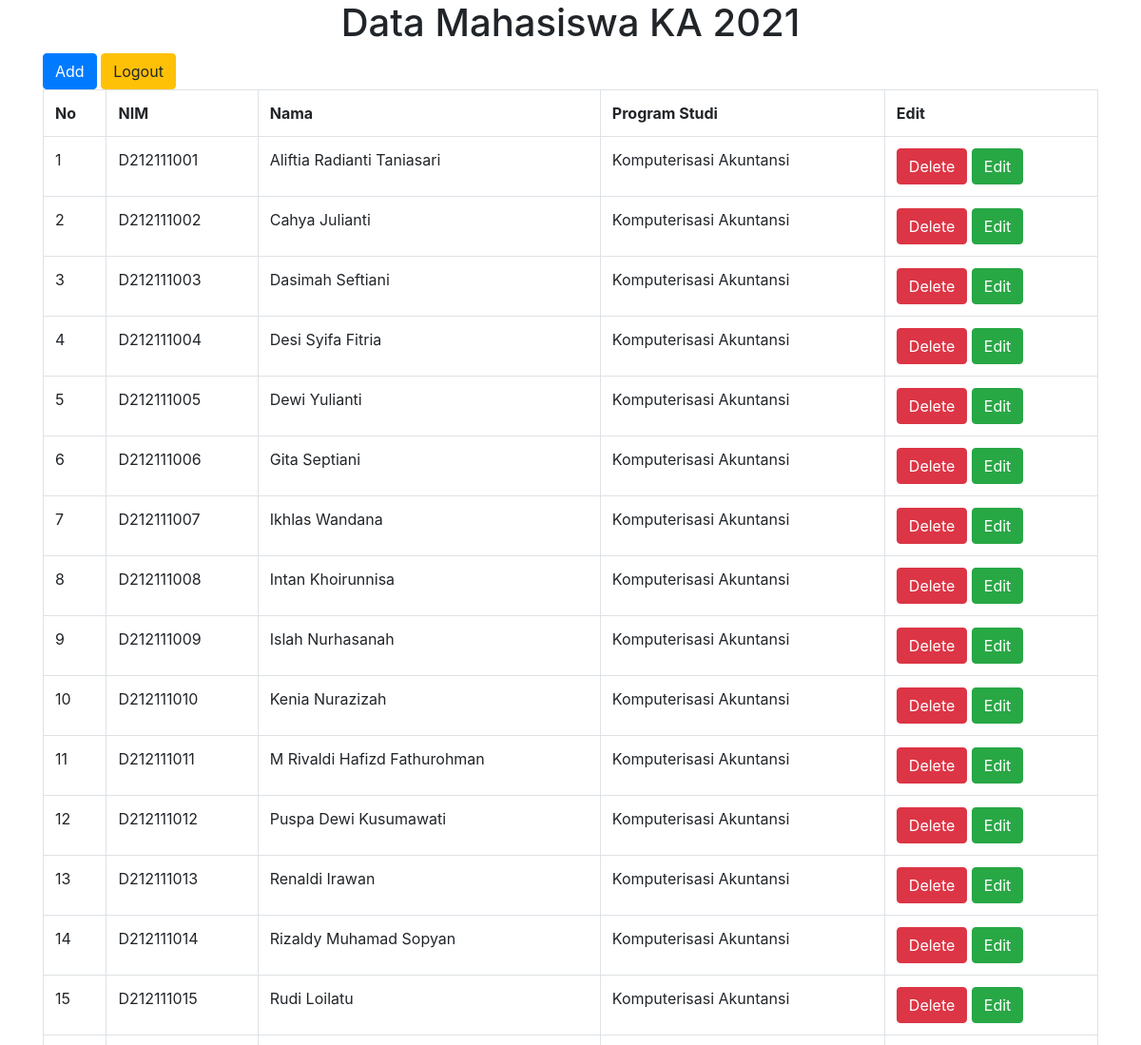
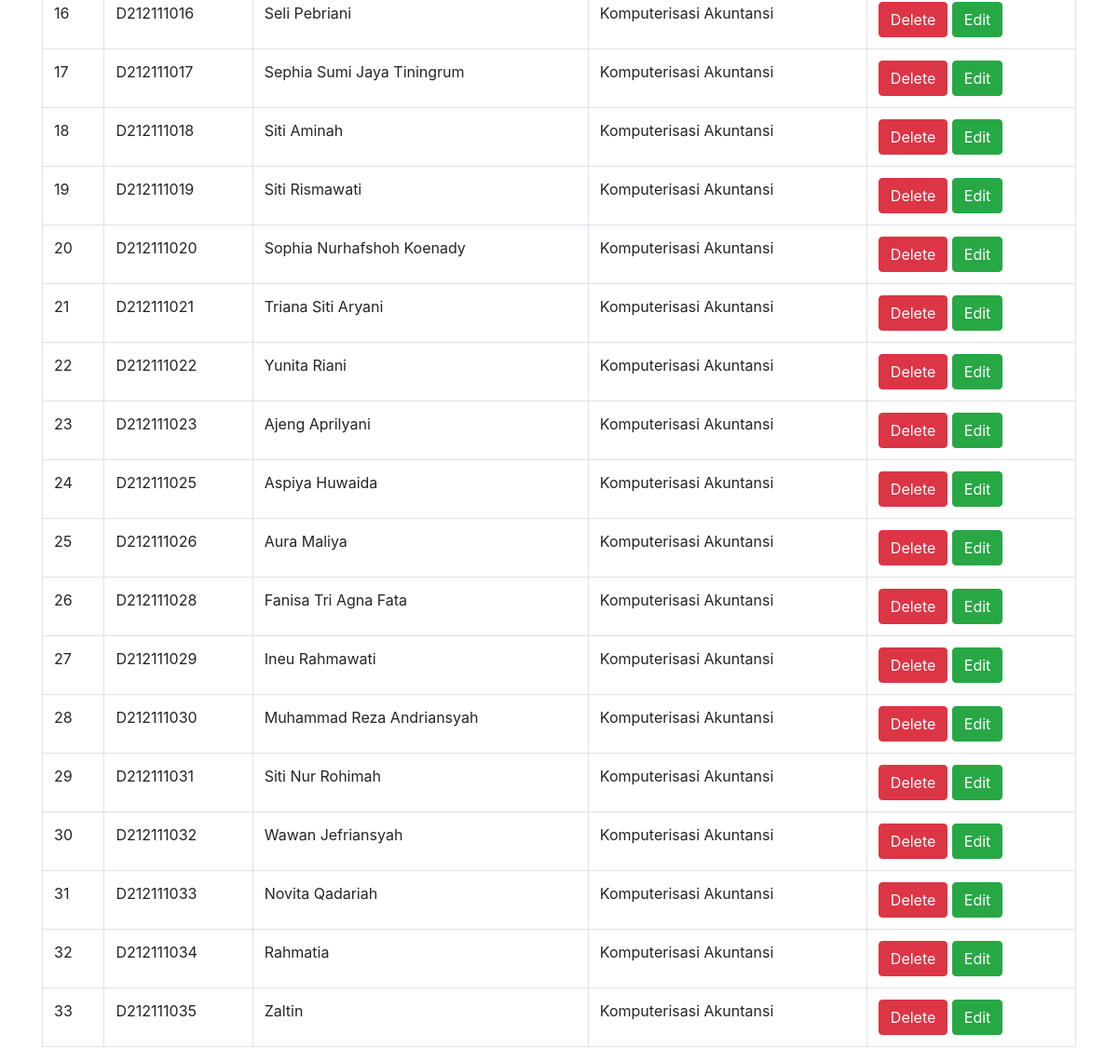
The app's page /mahasiswatedc.php (signed in) with its own data (2 pictures, top to bottom).
### tables this page shows
CREATE TABLE `students` (
  `nim` varchar(10) NOT NULL,
  `nama` varchar(30) NOT NULL,
  `id` int(7) NOT NULL
);

CREATE TABLE `study_programs` (
  `nomor` int(6) NOT NULL,
  `prodi` varchar(30) NOT NULL
);

### mahasiswatedc.php (the view, shortened to what this page needs)
<?php
    $mysqli = new mysqli('localhost', 'root', '', 'tedc');
    $result = $mysqli->query("SELECT students.nim, students.nama, study_programs.prodi
    FROM students INNER JOIN study_programs ON students.id = study_programs.nomor");
   $students = [];
    while ($row = $result->fetch_assoc()) {
        array_push($students, $row);
    }
    $no = 1
?>
<!DOCTYPE html>
<html lang="en">
<head>
    <link rel="stylesheet" href="https://cdn.jsdelivr.net/npm/bootstrap@4.4.1/dist/css/bootstrap.min.css">
</head>
<body>
    <div class="container">
    <h1 class="text-center"> Data Mahasiswa KA 2021 </h1>
    <a href="tambah_mahasiswa.php" class="btn btn-primary">Add</a>
    <a href="logout.php" class="btn btn-warning">Logout</a>
    <table class="table table-bordered table-hover">
        <tr>
            <th> No </th>
            <th> NIM </th>
            <th> Nama </th>
            <th> Program Studi </th>
            <th> Edit </th>
        </tr>
        <?php foreach ($students as $row ) { ?>
            <tr>
                <td><?= $no++; ?></td>
                <td><?= $row['nim']; ?></td>
                <td><?= $row['nama']; ?></td>
                <td><?= $row['prodi']; ?></td>
                <td>
                    <a href="hapus_mahasiswa.php?nim=<?=$row['nim']?>" class="btn btn-danger" onclick="return confirm('Apakah yakin data ini akan dihapus?')">Delete</a>
                    <a href="edit_mahasiswa.php?nim=<?=$row['nim']?>" class="btn btn-success">Edit</a>
             </tr>
        <?php } ?>
    </table>
    </div>
</body>
</html>

### records on screen
students: nim "D212111001", nama "Aliftia Radianti Taniasari", study_programs.prodi "Komputerisasi Akuntansi"
students: nim "D212111002", nama "Cahya Julianti", study_programs.prodi "Komputerisasi Akuntansi"
students: nim "D212111003", nama "Dasimah Seftiani", study_programs.prodi "Komputerisasi Akuntansi"
students: nim "D212111004", nama "Desi Syifa Fitria", study_programs.prodi "Komputerisasi Akuntansi"
students: nim "D212111005", nama "Dewi Yulianti", study_programs.prodi "Komputerisasi Akuntansi"
students: nim "D212111006", nama "Gita Septiani", study_programs.prodi "Komputerisasi Akuntansi"
students: nim "D212111007", nama "Ikhlas Wandana", study_programs.prodi "Komputerisasi Akuntansi"
students: nim "D212111008", nama "Intan Khoirunnisa", study_programs.prodi "Komputerisasi Akuntansi"
students: nim "D212111009", nama "Islah Nurhasanah", study_programs.prodi "Komputerisasi Akuntansi"
students: nim "D212111010", nama "Kenia Nurazizah", study_programs.prodi "Komputerisasi Akuntansi"
students: nim "D212111011", nama "M Rivaldi Hafizd Fathurohman", study_programs.prodi "Komputerisasi Akuntansi"
students: nim "D212111012", nama "Puspa Dewi Kusumawati", study_programs.prodi "Komputerisasi Akuntansi"
students: nim "D212111013", nama "Renaldi Irawan", study_programs.prodi "Komputerisasi Akuntansi"
students: nim "D212111014", nama "Rizaldy Muhamad Sopyan", study_programs.prodi "Komputerisasi Akuntansi"
students: nim "D212111015", nama "Rudi Loilatu", study_programs.prodi "Komputerisasi Akuntansi"
students: nim "D212111016", nama "Seli Pebriani", study_programs.prodi "Komputerisasi Akuntansi"
students: nim "D212111017", nama "Sephia Sumi Jaya Tiningrum", study_programs.prodi "Komputerisasi Akuntansi"
students: nim "D212111018", nama "Siti Aminah", study_programs.prodi "Komputerisasi Akuntansi"
students: nim "D212111019", nama "Siti Rismawati", study_programs.prodi "Komputerisasi Akuntansi"
students: nim "D212111020", nama "Sophia Nurhafshoh Koenady", study_programs.prodi "Komputerisasi Akuntansi"
students: nim "D212111021", nama "Triana Siti Aryani", study_programs.prodi "Komputerisasi Akuntansi"
students: nim "D212111022", nama "Yunita Riani", study_programs.prodi "Komputerisasi Akuntansi"
students: nim "D212111023", nama "Ajeng Aprilyani", study_programs.prodi "Komputerisasi Akuntansi"
students: nim "D212111025", nama "Aspiya Huwaida", study_programs.prodi "Komputerisasi Akuntansi"
students: nim "D212111026", nama "Aura Maliya", study_programs.prodi "Komputerisasi Akuntansi"
students: nim "D212111028", nama "Fanisa Tri Agna Fata", study_programs.prodi "Komputerisasi Akuntansi"
students: nim "D212111029", nama "Ineu Rahmawati", study_programs.prodi "Komputerisasi Akuntansi"
students: nim "D212111030", nama "Muhammad Reza Andriansyah", study_programs.prodi "Komputerisasi Akuntansi"
students: nim "D212111031", nama "Siti Nur Rohimah", study_programs.prodi "Komputerisasi Akuntansi"
students: nim "D212111032", nama "Wawan Jefriansyah", study_programs.prodi "Komputerisasi Akuntansi"
students: nim "D212111033", nama "Novita Qadariah", study_programs.prodi "Komputerisasi Akuntansi"
students: nim "D212111034", nama "Rahmatia", study_programs.prodi "Komputerisasi Akuntansi"
students: nim "D212111035", nama "Zaltin", study_programs.prodi "Komputerisasi Akuntansi"
